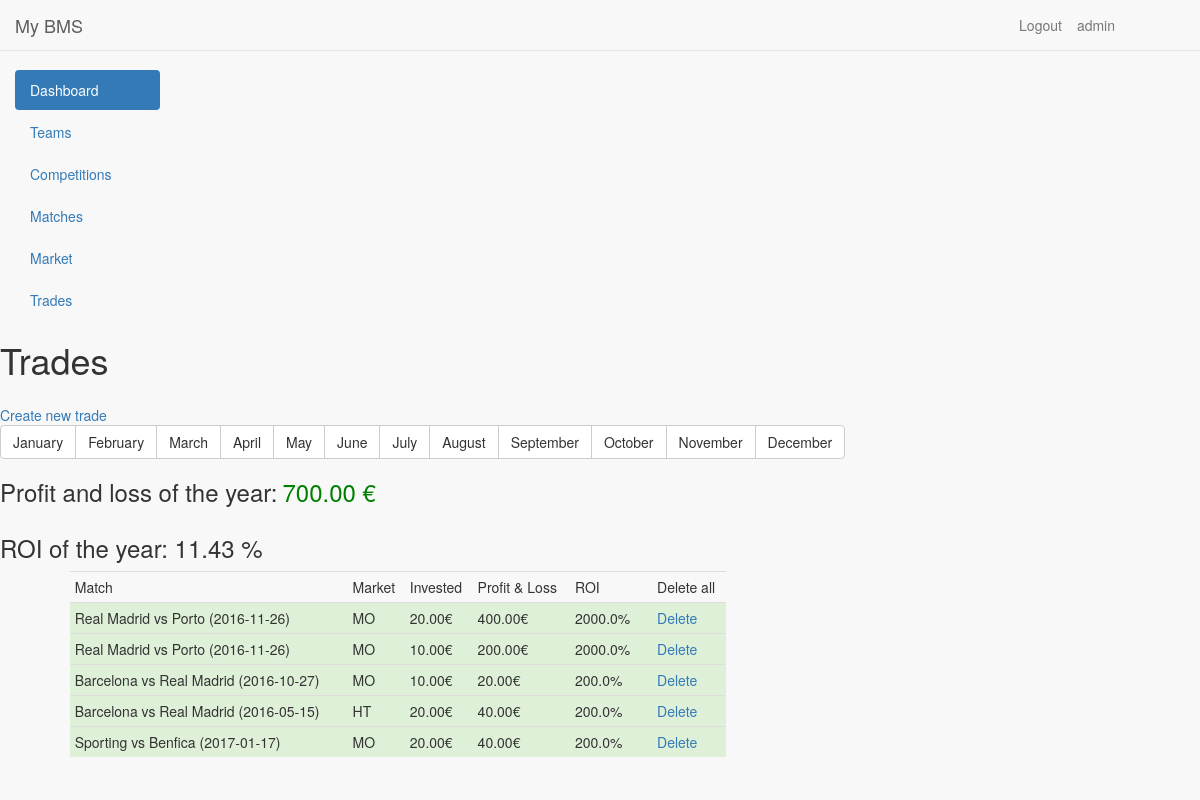
Screenshot of /Trade/ (signed in) with the database file from the repository.
### trade/models.py (models this page shows, shortened)
class Trade(models.Model):
    match = models.ForeignKey(Match, related_name="match")
    market = models.ForeignKey(Market, related_name="login")
    invested = models.DecimalField(max_digits=10, decimal_places=2)
    profitLoss = models.DecimalField(max_digits=10, decimal_places=2)
    def divide(self):
        return (int(self.profitLoss) * 100) / int(self.invested)

### match/models.py (models this page shows)
class Match(models.Model):
    competition = models.ForeignKey(Competition, related_name="competition")
    homeTeam = models.ForeignKey(Team, related_name="home")
    awayTeam = models.ForeignKey(Team, related_name="away")
    match_time = models.DateField(default=date.today)
    def __str__(self):
        return self.homeTeam.team_name + ' vs ' + self.awayTeam.team_name + ' (' + str(self.match_time) + ')'

### team/models.py (models this page shows, shortened)
class Team(models.Model):
    team_name = CharField(max_length=20)

### market/models.py (models this page shows)
class Market(models.Model):
    market_name = CharField(max_length=20)
    def __str__(self):
        return self.market_name

### trade/views.py (the view)
def trades(request):
    allTrades = Trade.objects.all()
    totalOfYear = 0
    totalInvestedYear = 0
    for trade in allTrades:
        totalOfYear = totalOfYear + trade.profitLoss
        totalInvestedYear = totalInvestedYear + trade.invested
    totalROIOfYear = float((totalInvestedYear * 100) / totalOfYear)
    context = {'allTrades': allTrades, 'totalOfYear': totalOfYear, 'totalROIOfYear': totalROIOfYear}
    return render(request, 'trade/index.html', context)

### trade/templates/trade/index.html (shortened to what this page needs)
{% extends "gba_menu.html" %}
{% block pageHeader %}
Trades
{% endblock %}
{% block pageBody %}
<a href="{% url 'newTrade' %}"> Create new trade</a><br>
<div class="btn-group" role="group" aria-label="...">
    <a class="btn btn-default" href="{% url 'filterByMonth' 1 %}">January </a>
    <a class="btn btn-default" href="{% url 'filterByMonth' 2 %}">February </a>
    <a class="btn btn-default" href="{% url 'filterByMonth' 3 %}">March</a>
    <a class="btn btn-default" href="{% url 'filterByMonth' 4 %}">April</a>
    <a class="btn btn-default" href="{% url 'filterByMonth' 5 %}">May</a>
    <a class="btn btn-default" href="{% url 'filterByMonth' 6 %}">June</a>
    <a class="btn btn-default" href="{% url 'filterByMonth' 7 %}">July</a>
    <a class="btn btn-default" href="{% url 'filterByMonth' 8 %}">August</a>
    <a class="btn btn-default" href="{% url 'filterByMonth' 9 %}">September</a>
    <a class="btn btn-default" href="{% url 'filterByMonth' 10 %}">October</a>
    <a class="btn btn-default" href="{% url 'filterByMonth' 11 %}">November</a>
    <a class="btn btn-default" href="{% url 'filterByMonth' 12 %}">December</a>
</div>
<div>
        <div style="    width: 100%;
    float: left;">
    {% if totalOfYear != None %}
        <h3 style="float:left;padding-right:5px;">Profit and loss of the year: </h3>
        {%if totalOfYear > 0 %}
           <h3 style="float:left;color:green;">{{ totalOfYear }} €</h3>
        {% else %}
            {%if totalOfYear < 0 %}
                <h3 style="float:left; color:red;">{{ totalOfYear }} €</h3>
            {% else %}
                <h3 style="float:left;">{{ totalOfYear }} €</h3>
            {% endif %}
        {% endif %}
    {% endif %}
</div>
    <div style="    width: 100%;
    float: left;">
    {% if totalROIOfYear != None %}
        <h3 style="clear:left;">ROI of the year: {{ totalROIOfYear |floatformat:-2  }} %</h3>
    {% endif %}
</div>
</div>
<div class="container-fluid col-md-8 " style="clear:left">
    <table class="table table-condensed col-md-offset-1" style="width:1000px">
        <tr>
            <td>Match</td>
            <td>Market</td>
            <td>Invested</td>
            <td>Profit & Loss</td>
            <td>ROI</td>
            <td></td>
            <td>Delete all</td>
        </tr>
        {% for trade in allTrades %}
        {% if trade.profitLoss > 0 %}
        <tr id="{{ trade.id }}" class="success">
            {% else %}
            {% if trade.profitLoss < 0 %}
        <tr id="{{ trade.id }}" class="danger">
            {% else %}
        <tr id="{{ trade.id }}" class="active">
            {% endif %}
            {% endif %}
            <td>{{trade.match}}</td>
            <td>{{trade.market}}</td>
            <td>{{trade.invested}}€</td>
            <td>{{trade.profitLoss}}€</td>
            <td>{{trade.divide}}%</td>
            <td></td>
            <td><a href="{% url 'deleteTrade' trade.id %}"> Delete
            </a>
            </td>
        </tr>
        {% endfor %}
    </table>
</div>
{% endblock %}

### templates/gba_menu.html (shortened to what this page needs)
{% load staticfiles %}
{% load static %}
<!DOCTYPE html>
<html lang="en">
<head>
    <link rel="stylesheet" type="text/css" href="{% static 'css/bootstrap.min.css' %}"/>
</head>
<body style="background-color:#f8f8f8;padding-top: 50px;">
<div id="wrapper">
    <nav class="navbar navbar-default navbar-fixed-top ">
        <div class="navbar-header">
            <a class="navbar-brand" href="">My BMS</a>
        </div>
        <div style="float:right;margin-right:100px">
            <a href="/">
                {% if user.is_authenticated %}
                <a class="navbar-text navbar-right" href="/"> {{ user.username }} </a>
                <a class="navbar-text navbar-right" href="{% url 'logout' %}"> Logout </a>
                {% else %}
                <a class="navbar-text navbar-right" href="{% url 'login' %}"> Login </a>
                {% endif %}
            </a>
        </div>
    </nav>
    <div class="sidebar-nav navbar-collapse" style="max-width:250px; min-width:175px; float:left">
                {% if user.is_authenticated %}
        <ul class="nav nav-pills nav-stacked navbar-default">
            <li role="presentation" class="active">
                <a href="{% url 'dashboard' %}">Dashboard</a>
            </li>
            <li role="presentation">
                <a href="{% url 'team' %}">Teams</a>
            </li>
            <li role="presentation">
                <a href="{% url 'competition' %}">Competitions</a>
            </li>
            <li role="presentation">
                <a href="{% url 'match' %}">Matches</a>
            </li>
            <li role="presentation">
                <a href="{% url 'markets' %}">Market</a>
            </li>
            <li role="presentation">
                <a href="{% url 'trades' %}">Trades</a>
            </li>
        </ul>
          {% endif %}
    </div>
    <div id="page-wrapper" style="float:left;">
        <div id="page-header" style="margin-top: -40px;margin-bottom: 30px; ">
            <h1>
                {% block pageHeader %}
                {% endblock %}
            </h1>
        </div>
        <div id="page-body" style="margin-top:-35px">
            {% block pageBody %}
            {% endblock %}
        </div>
    </div>
</div>
</body>
</html>

### rows the page displays
Trade: match "Real Madrid vs Porto (2016-11-26)", market "MO", invested "20.00", profitLoss "400.00", divide "2000.0"
Trade: match "Real Madrid vs Porto (2016-11-26)", market "MO", invested "10.00", profitLoss "200.00", divide "2000.0"
Trade: match "Barcelona vs Real Madrid (2016-10-27)", market "MO", invested "10.00", profitLoss "20.00", divide "200.0"
Trade: match "Barcelona vs Real Madrid (2016-05-15)", market "HT", invested "20.00", profitLoss "40.00", divide "200.0"
Trade: match "Sporting vs Benfica (2017-01-17)", market "MO", invested "20.00", profitLoss "40.00", divide "200.0"

### other values shown
{{ user.username }} "admin"
{{ totalOfYear }} "700.00"
{{ totalROIOfYear |floatformat:-2 }} "11.43"
